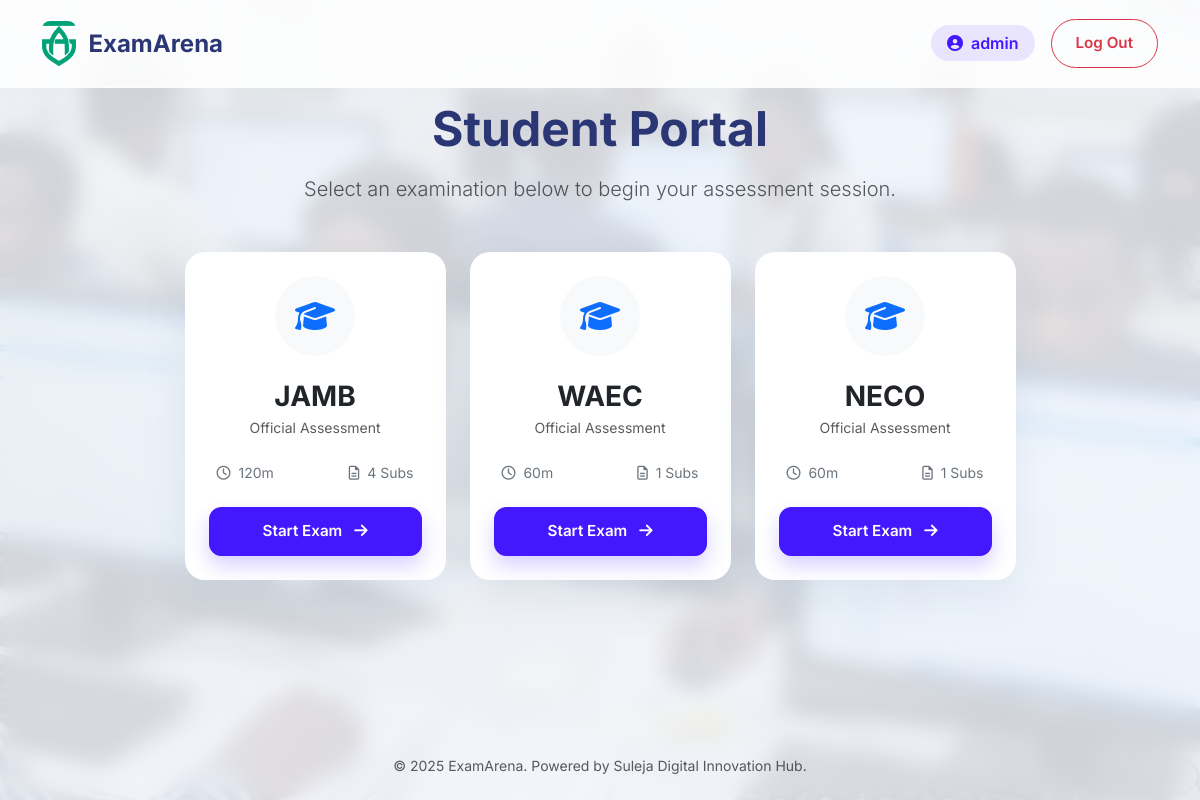
The page /dashboard (signed in) on the database its author committed.
### src/app/models.py (models this page shows, shortened)
class User(db.Model):
    id = db.Column(db.Integer, primary_key=True)
    username = db.Column(db.String(80), unique=True, nullable=False)
    password_hash = db.Column(db.String(128))
    role = db.Column(db.String(20), default='student') # superadmin, centeradmin, student
    center_id = db.Column(db.Integer, db.ForeignKey('center.id'), nullable=True)
    is_writing = db.Column(db.Boolean, default=False)
    last_login = db.Column(db.DateTime)

class Exam(db.Model):
    id = db.Column(db.Integer, primary_key=True)
    name = db.Column(db.String(100), nullable=False) # JAMB, WAEC, NECO
    duration_minutes = db.Column(db.Integer, default=60)
    required_subjects = db.Column(db.Integer, default=1) # JAMB=4, others=1
    subjects = db.relationship('Subject', backref='exam', lazy=True)

### src/app/controllers/main.py (the view)
@bp.route('/dashboard')
@login_required
def dashboard():
    exams = Exam.query.all()
    return render_template('student/dashboard.html', exams=exams)

### src/app/controllers/auth.py (called while the page is built)
def login_required(f):
    @wraps(f)
    def decorated_function(*args, **kwargs):
        if 'user_id' not in session:
            return redirect(url_for('auth.login'))
        return f(*args, **kwargs)
    return decorated_function

@bp.before_app_request
def load_logged_in_user():
    user_id = session.get('user_id')
    if user_id is None:
        g.user = None
    else:
        g.user = User.query.get(user_id)

### src/resources/templates/student/dashboard.html (shortened to what this page needs)
{% extends 'base.html' %}
{% block content %}
<div class="text-center mb-5">
    <h1 class="fw-bold display-5 mb-3">Student Portal</h1>
    <p class="text-muted lead">Select an examination below to begin your assessment session.</p>
</div>
<div class="row g-4 justify-content-center">
    {% for exam in exams %}
    <div class="col-md-4 col-lg-3">
        <div class="card h-100">
            <div class="card-body d-flex flex-column text-center p-4">
                <div class="mb-4">
                    <div class="bg-light rounded-circle d-inline-flex align-items-center justify-content-center" style="width: 80px; height: 80px;">
                        <i class="fas fa-graduation-cap fa-2x text-primary"></i>
                    </div>
                </div>
                <h3 class="fw-bold mb-1">{{ exam.name }}</h3>
                <p class="text-muted small mb-4">Official Assessment</p>
                <div class="d-flex justify-content-between text-secondary small mb-4 px-2">
                    <span><i class="far fa-clock me-1"></i> {{ exam.duration_minutes }}m</span>
                    <span><i class="far fa-file-alt me-1"></i> {{ exam.required_subjects }} Subs</span>
                </div>
                <a href="{{ url_for('main.exam_setup', exam_id=exam.id) }}" class="btn btn-primary w-100 mt-auto">
                    Start Exam <i class="fas fa-arrow-right ms-2"></i>
                </a>
            </div>
        </div>
    </div>
    {% endfor %}
</div>
{% endblock %}

### src/resources/templates/base.html (shortened to what this page needs)
<!DOCTYPE html>
<html lang="en">
<head>
    <link href="https://cdn.jsdelivr.net/npm/bootstrap@5.3.0/dist/css/bootstrap.min.css" rel="stylesheet">
    <link rel="stylesheet" href="https://cdnjs.cloudflare.com/ajax/libs/font-awesome/6.4.0/css/all.min.css">
    <link href="{{ url_for('static', filename='css/style.css') }}" rel="stylesheet">
</head>
<body>
    <nav class="navbar navbar-expand-lg fixed-top">
        <div class="container">
            <a class="navbar-brand" href="/">
                <img src="{{ url_for('static', filename='img/logo.png') }}" alt="EA">
                <span>ExamArena</span>
            </a>
            <div class="collapse navbar-collapse" id="navbarMain">
                <ul class="navbar-nav ms-auto align-items-center">
                    {% if g.user %}
                    <li class="nav-item">
                        <span class="badge-role me-3">
                            <i class="fas fa-user-circle me-2"></i>{{ g.user.username }}
                        </span>
                    </li>
                    <li class="nav-item">
                        <a href="{{ url_for('auth.logout') }}" class="btn btn-outline-danger btn-sm rounded-pill px-4">
                            Log Out
                        </a>
                    </li>
                    {% endif %}
                </ul>
            </div>
        </div>
    </nav>
    <div class="container" style="margin-top: 100px; margin-bottom: 50px; flex: 1;">
        {% block content %}{% endblock %}
    </div>
    <footer class="text-center py-4 text-muted small">
        &copy; 2025 ExamArena. Powered by Suleja Digital Innovation Hub.
    </footer>
</body>
</html>

### src/resources/static/css/style.css (style rules this page uses)
:root { --primary: #4318FF; --primary-hover: #3311CC; --secondary: #A3AED0; --dark-text: #2B3674; --light-bg: #F4F7FE; --card-bg: #FFFFFF; --glass-border: rgba(255, 255, 255, 0.6); --glass-bg: rgba(255, 255, 255, 0.85); --shadow-soft: 0px 18px 40px rgba(112, 144, 176, 0.12); }
body { font-family: 'Inter', sans-serif; background-color: var(--light-bg); color: var(--dark-text); min-height: 100vh; display: flex; flex-direction: column; }
.navbar { background: var(--glass-bg); backdrop-filter: blur(12px); border-bottom: 1px solid var(--glass-border); padding: 1rem 0; box-shadow: 0 2px 20px rgba(0, 0, 0, 0.02); }
.navbar-brand { font-weight: 700; font-size: 1.5rem; color: var(--dark-text) !important; display: flex; align-items: center; gap: 12px; }
.navbar-brand img { height: 45px; border-radius: 8px; }
.card { background: var(--card-bg); border-radius: 20px; border: none; box-shadow: var(--shadow-soft); transition: transform 0.3s ease, box-shadow 0.3s ease; overflow: hidden; }
.card-body { padding: 1.5rem; }
.btn { border-radius: 12px; padding: 12px 24px; font-weight: 600; font-size: 0.95rem; transition: all 0.2s; text-transform: capitalize; }
.btn-primary { background-color: var(--primary); border-color: var(--primary); box-shadow: 0px 10px 20px rgba(67, 24, 255, 0.2); }
.badge-role { background: rgba(67, 24, 255, 0.1); color: var(--primary); padding: 8px 16px; border-radius: 30px; font-weight: 600; }

### rows shown on the page
User: user.username "admin"
Exam: name "JAMB", duration_minutes "120", required_subjects "4"
Exam: name "WAEC", duration_minutes "60", required_subjects "1"
Exam: name "NECO", duration_minutes "60", required_subjects "1"
